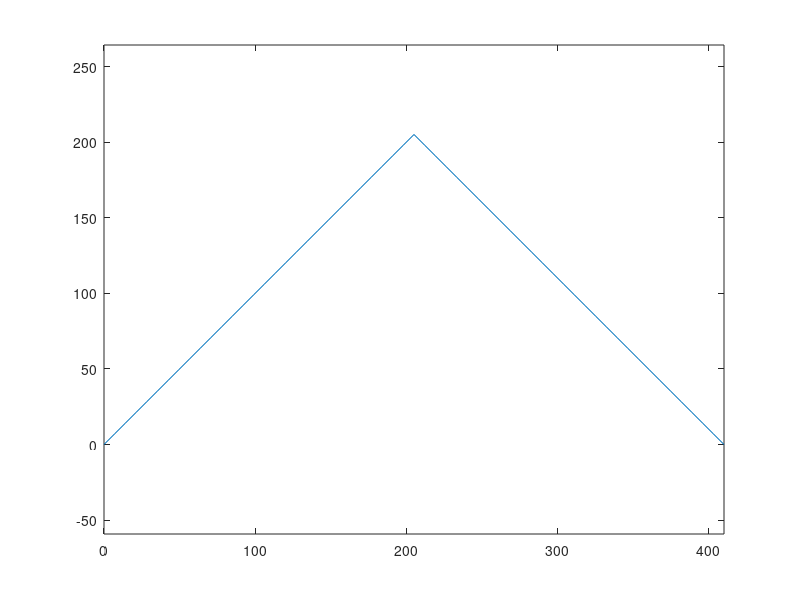

Reproduce this figure in MATLAB.
clc;
clear all;
close all;

% p1        p2        p5            p6
% ...........         ...............
%           .         .
%           .         .
%           ...........    
%           p3        p4

flag_printf = 1;

nx = 59;

p1 = 1;
p2 = 30;
p3 = 59;

dh = 10;
origin_x = 0;
origin_z = 0;

bz = zeros(nx,2);
% NOTE: x direction tight
% so coord x incremental with x
for i=p1:p2
    bz(i,1) = origin_x + cos(pi*1/4)*(i-1)*dh;
    bz(i,2) = origin_z + sin(pi*1/4)*(i-1)*dh;
end
for i=p2+1:p3
    bz(i,1) = bz(p2,1) + cos(pi*1/4)*(i-p2)*dh;
    bz(i,2) = bz(p2,2) - sin(pi*1/4)*(i-p2)*dh;
end
% bz(:,2) = smooth(bz(:,2),10);
if flag_printf

    figure(1)   
    plot(bz(:,1),bz(:,2));
    axis equal;
end

% creat data file
file_name = '../data_file_2d.txt';
fid=fopen(file_name,'w'); % Output file name 
fprintf(fid,'# nx number\n'); 
fprintf(fid,'%d\n',nx);
fprintf(fid,'# bz coords\n'); 
for i=1:nx
  fprintf(fid,'%.9e %.9e\n',bz(i,1),bz(i,2));
end
